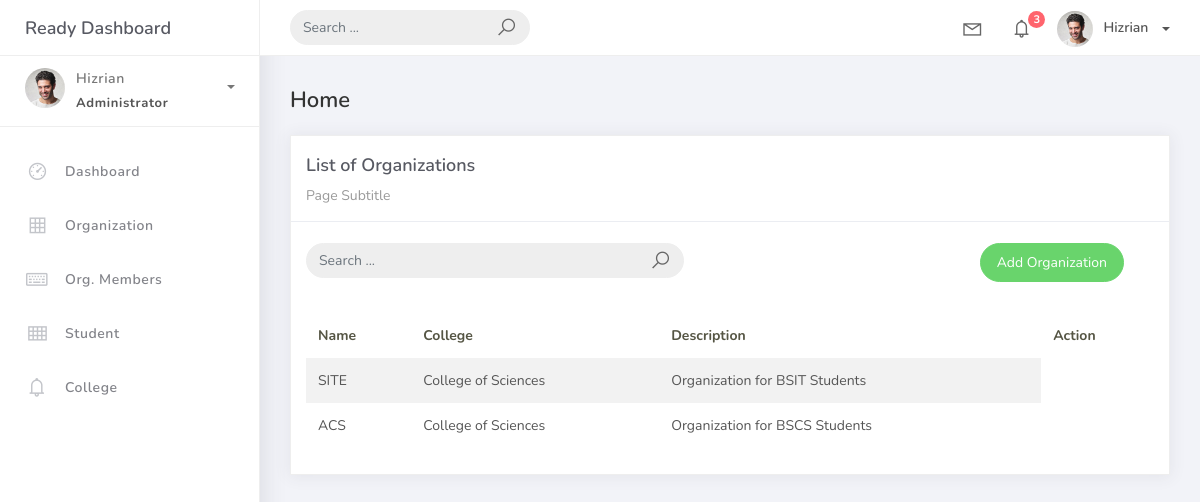
The page /organization_list on the database as committed earlier.
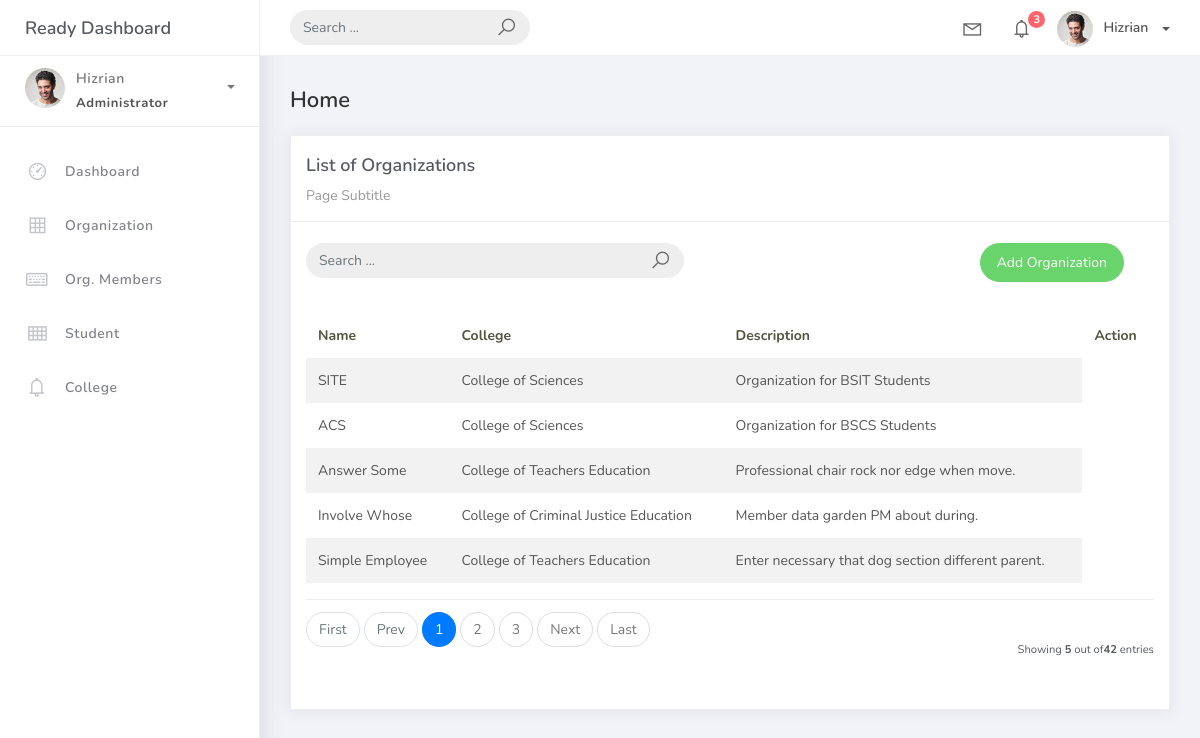
The same page on the database as committed later.
### studentorg/models.py (models this page shows, shortened)
class BaseModel(models.Model):
    created_at = models.DateTimeField(auto_now_add=True, db_index=True)
    updated_at = models.DateTimeField(auto_now=True)
    class Meta:
        abstract = True

class Organization(BaseModel):
    name = models.CharField(max_length=150)
    college = models.ForeignKey(
        College, null=True, blank=True, on_delete=models.CASCADE)
    description = models. CharField(max_length=500)

class College(BaseModel):
    college_name = models.CharField(max_length=150)
    def __str__(self):
        return self.college_name

### studentorg/views.py (the view)
class OrganizationList(ListView):
    model = Organization
    context_object_name = 'organization'
    template_name = 'org_list.html'
    paginate_by = 5

### templates/org_list.html
{% extends 'base.html' %} {% load static %} {% block content %}
<div class="content">
  <div class="container-fluid">
    <h4 class="page-title">Home</h4>
    <div class="row">
      <div class="col-md-12">
        <div class="card">
          <div class="card-header">
            <div class="card-title">List of Organizations</div>
            <div class="card-category">Page Subtitle</div>
          </div>
          <br />
          <div class="col-md-12 row">
            <div class="col-md-6">
              <form
                class="navbar-left navbar-form nav-search mr-md-3" action="">
                <div class="input-group">
                  <input
                    type="text" placeholder="Search ... " class="form-control"/>
                  <div class="input-group-append">
                    <span class="input-group-text">
                      <i class="la la-search search-icon"></i>
                    </span>
                  </div>
                </div>
              </form>
            </div>
            <div class="col-md-6">
              <div class="pull-right">
                <a
                  href="{% url 'organization-add' %}" class="btn btn-success btn-rounded" >Add Organization</a>
              </div>
            </div>
          </div>
          <div class="card-body">
            <table class="table table-striped mt-3">
              <thead>
                <tr>
                  <th scope="col">Name</th>
                  <th scope="col">College</th>
                  <th scope="col">Description</th>
                  <th scope="col">Action</th>
                </tr>
              </thead>
              <tbody>
                {% for object in object_list %}
                <tr>
                  <td>{{ object.name }}</td>
                  <td>{{ object.college }}</td>
                  <td>{{ object.description }}</td>
                </tr>
                {% endfor %}
              </tbody>
            </table>
            {% include 'includes/pagination.html' %}
          </div>
        </div>
      </div>
    </div>
  </div>
</div>
{% endblock %}

### templates/base.html (shortened to what this page needs)
{% load static %}
<!DOCTYPE html>
<html>
<head>
	<link rel="stylesheet" href="{% static 'css/bootstrap.min.css' %}">
	<link rel="stylesheet" href="{% static 'css/ready.css' %}">
	<link rel="stylesheet" href="{% static 'css/demo.css' %}">
</head>
<body>
	<div class="wrapper">
		<div class="main-header">
			<div class="logo-header">
				<a href="index.html" class="logo">
					Ready Dashboard
				</a>
			</div>
			<nav class="navbar navbar-header navbar-expand-lg">
				<div class="container-fluid">
					<form class="navbar-left navbar-form nav-search mr-md-3" action="">
						<div class="input-group">
							<input type="text" placeholder="Search ..." class="form-control">
							<div class="input-group-append">
								<span class="input-group-text">
									<i class="la la-search search-icon"></i>
								</span>
							</div>
						</div>
					</form>
					<ul class="navbar-nav topbar-nav ml-md-auto align-items-center">
						<li class="nav-item dropdown hidden-caret">
							<a class="nav-link dropdown-toggle" href="#" id="navbarDropdown" role="button" data-toggle="dropdown" aria-haspopup="true" aria-expanded="false">
								<i class="la la-envelope"></i>
							</a>
						</li>
						<li class="nav-item dropdown hidden-caret">
							<a class="nav-link dropdown-toggle" href="#" id="navbarDropdown" role="button" data-toggle="dropdown" aria-haspopup="true" aria-expanded="false">
								<i class="la la-bell"></i>
								<span class="notification">3</span>
							</a>
						</li>
						<li class="nav-item dropdown">
							<a class="dropdown-toggle profile-pic" data-toggle="dropdown" href="#" aria-expanded="false"> <img src="{% static 'img/profile.jpg' %}" alt="user-img" width="36" class="img-circle"><span >Hizrian</span></span> </a>
							</li>
						</ul>
					</div>
				</nav>
			</div>
			<div class="sidebar">
				<div class="scrollbar-inner sidebar-wrapper">
					<div class="user">
						<div class="photo">
							<img src="{% static 'assets/img/profile.jpg' %}">
						</div>
						<div class="info">
							<a class="" data-toggle="collapse" href="#collapseExample" aria-expanded="true">
								<span>
									Hizrian
									<span class="user-level">Administrator</span>
									<span class="caret"></span>
								</span>
							</a>
						</div>
					</div>
					<ul class="nav">
						<li class="nav-item">
							<a href="index.html">
								<i class="la la-dashboard"></i>
								<p>Dashboard</p>
							</a>
						</li>
						<li class="nav-item">
							<a href="{% url 'organization-list' %}">
								<i class="la la-table"></i>
								<p>Organization</p>
							</a>
						</li>
						<li class="nav-item">
							<a href="forms.html">
								<i class="la la-keyboard-o"></i>
								<p>Org. Members</p>
							</a>
						</li>
						<li class="nav-item">
							<a href="tables.html">
								<i class="la la-th"></i>
								<p>Student</p>
							</a>
						</li>
						<li class="nav-item">
							<a href="notifications.html">
								<i class="la la-bell"></i>
								<p>College</p>
							</a>
						</li>
					</ul>
				</div>
			</div>
			<div class="main-panel">
				{% block content %}
				{% endblock %}
			</div>
		</div>
</body>
</html>

### templates/includes/pagination.html (shortened to what this page needs)
{% if is_paginated %}
<div class="card-footer px-0 border-0 d-flex flex-column flex-lg-row align-items-center justify-content-between mt-3">
    <nav aria-label="Topics pagination" class="mb-4">
        <ul class="pagination">
            {% if page_obj.number > 1 %}
            <li class="page-item">
                <a class="page-link" href="?page=1">First</a>
            </li>
            {% else %}
            <li class="page-item disabled">
                <span class="page-link">First</span>
            </li>
            {% endif %}
            {% if page_obj.has_previous %}
            <li class="page-item">
                <a class="page-link" href="?page={{ page_obj.previous_page_number }}">Prev</a>
            </li>
            {% else %}
            <li class="page-item disabled">
                <span class="page-link">Prev</span>
            </li>
            {% endif %}
            {% for page_num in paginator.page_range %}
            {% if page_obj.number == page_num %}
            <li class="page-item active">
                <span class="page-link">
                    {{ page_num }}
                </span>
            </li>
            {% elif page_num > page_obj.number|add:'-3' and page_num < page_obj.number|add:'3' %}
            <li class="page-item">
                <a class="page-link" href="?page={{ page_num }}">{{ page_num }}</a>
            </li>
            {% endif %}
            {% endfor %}
            {% if page_obj.has_next %}
            <li class="page-item">
                <a class="page-link" href="?page={{ page_obj.next_page_number }}">Next</a>
            </li>
            {% else %}
            <li class="page-item disabled">
                <span class="page-link">Next</span>
            </li>
            {% endif %}
            {% if page_obj.number != paginator.num_pages %}
            <li class="page-item">
                <a class="page-link" href="?page={{ paginator.num_pages }}">Last</a>
            </li>
            {% else %}
            <li class="page-item disabled">
                <span class="page-link">Last</span>
            </li>
            {% endif %}
        </ul>
    </nav>
<div class="fw-normal small mt-4 mt-lg-0">Showing <b>{{ object_list.count }}</b> out of<b>{{ paginator.count }}</b> entries</div>
</div>
{% endif %}

Rows that differ between the two databases and show on the page:
added Organization: name "Answer Some", college "College of Teachers Education", description "Professional chair rock nor edge when move."
added Organization: name "Involve Whose", college "College of Criminal Justice Education", description "Member data garden PM about during."
added Organization: name "Simple Employee", college "College of Teachers Education", description "Enter necessary that dog section different parent."
Other text that changed with them:
{{ object_list.count }}: (not shown) → "5"
{{ paginator.count }}: (not shown) → "42"
text now shown: "First Prev Next Last Showing out of entries"
new list line: "1"
new list line: "2"
new list line: "3"
